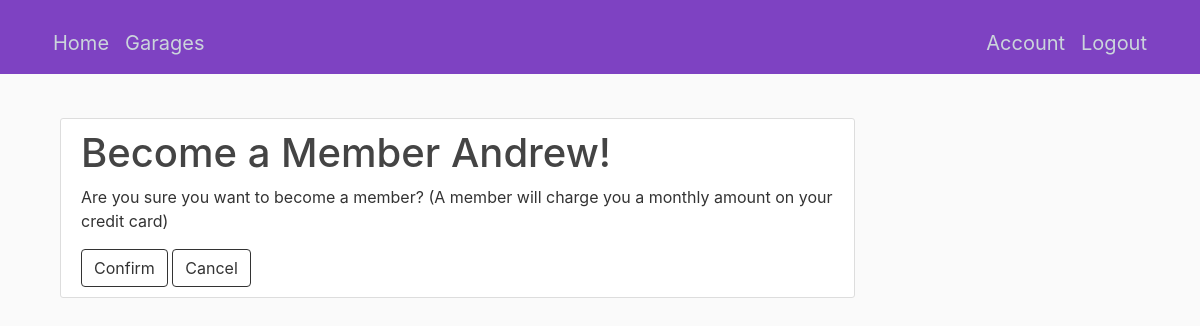
Before: /account-member (signed in) with the older database file.
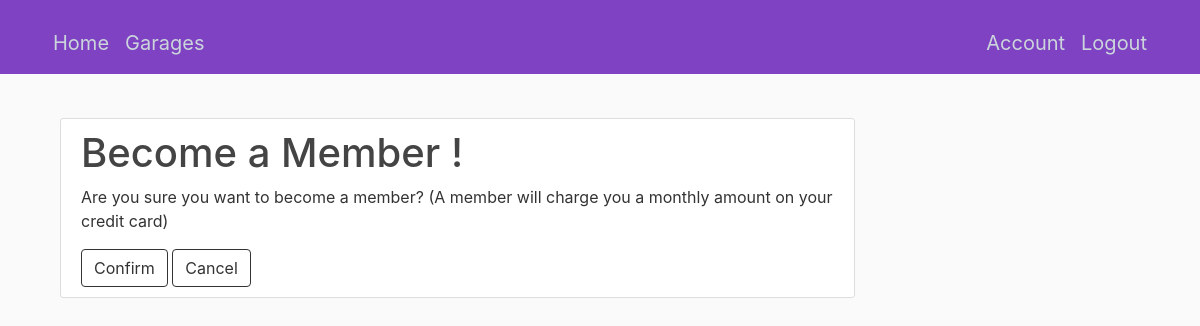
After: the same page with the newer database file.
### accounts/models.py (models this page shows, shortened)
class User(AbstractUser): # an account
    username = None
    customer = models.OneToOneField(Customer, on_delete=models.CASCADE)
    email    = models.EmailField(ugettext_lazy('email address'), unique=True)
    USERNAME_FIELD = 'email'
    REQUIRED_FIELDS = []
    objects = UserManager()

### accounts/views.py (the view, shortened to what this page needs)
# urls.py: path('account-member', views.confirm_member, name='confirm-member'),
@login_required
def confirm_member(request):
    if hasattr(request.user, 'member'):
        return redirect('/account-info')
    return render(request, 'accounts/member.html', {'user': request.user})

### accounts/templates/accounts/member.html (shortened to what this page needs)
{% extends "parkview/confirm.html" %}
{% block prompt %}
<h1>Become a Member {{ user.first_name }}!</h1>
<p>
    Are you sure you want to become a member?
    (A member will charge you a monthly amount
    on your credit card)
</p>
{% endblock %}\

Changed rows visible on the page:
no longer on this page (row edited): User: first_name "Andrew"
